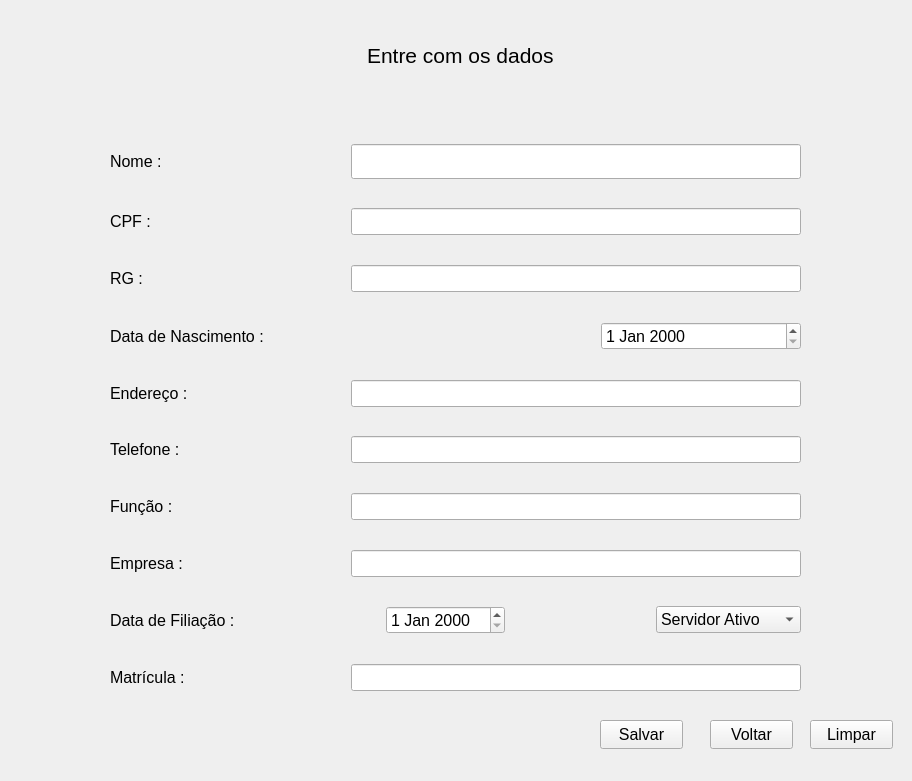
<?xml version="1.0" encoding="UTF-8"?>
<ui version="4.0">
 <class>tela_adicionar</class>
 <widget class="QWidget" name="tela_adicionar">
  <property name="geometry">
   <rect>
    <x>0</x>
    <y>0</y>
    <width>912</width>
    <height>781</height>
   </rect>
  </property>
  <property name="windowTitle">
   <string>Cadastrar</string>
  </property>
  <property name="windowIcon">
   <iconset>
    <normaloff>imagens/icone.jpg</normaloff>imagens/icone.jpg</iconset>
  </property>
  <property name="autoFillBackground">
   <bool>false</bool>
  </property>
  <widget class="QWidget" name="horizontalLayoutWidget">
   <property name="geometry">
    <rect>
     <x>60</x>
     <y>20</y>
     <width>801</width>
     <height>71</height>
    </rect>
   </property>
   <layout class="QHBoxLayout" name="horizontalLayout">
    <item>
     <spacer name="horizontalSpacer">
      <property name="orientation">
       <enum>Qt::Horizontal</enum>
      </property>
      <property name="sizeHint" stdset="0">
       <size>
        <width>40</width>
        <height>20</height>
       </size>
      </property>
     </spacer>
    </item>
    <item>
     <widget class="QLabel" name="label">
      <property name="font">
       <font>
        <pointsize>16</pointsize>
       </font>
      </property>
      <property name="text">
       <string>Entre com os dados</string>
      </property>
     </widget>
    </item>
    <item>
     <spacer name="horizontalSpacer_2">
      <property name="orientation">
       <enum>Qt::Horizontal</enum>
      </property>
      <property name="sizeHint" stdset="0">
       <size>
        <width>40</width>
        <height>20</height>
       </size>
      </property>
     </spacer>
    </item>
   </layout>
  </widget>
  <widget class="QWidget" name="verticalLayoutWidget">
   <property name="geometry">
    <rect>
     <x>110</x>
     <y>120</y>
     <width>691</width>
     <height>571</height>
    </rect>
   </property>
   <layout class="QVBoxLayout" name="verticalLayout">
    <item>
     <spacer name="verticalSpacer_3">
      <property name="orientation">
       <enum>Qt::Vertical</enum>
      </property>
      <property name="sizeHint" stdset="0">
       <size>
        <width>20</width>
        <height>40</height>
       </size>
      </property>
     </spacer>
    </item>
    <item>
     <layout class="QHBoxLayout" name="horizontalLayout_2">
      <item>
       <widget class="QLabel" name="label_2">
        <property name="font">
         <font>
          <pointsize>12</pointsize>
         </font>
        </property>
        <property name="text">
         <string>Nome :</string>
        </property>
       </widget>
      </item>
      <item>
       <spacer name="horizontalSpacer_3">
        <property name="orientation">
         <enum>Qt::Horizontal</enum>
        </property>
        <property name="sizeHint" stdset="0">
         <size>
          <width>40</width>
          <height>20</height>
         </size>
        </property>
       </spacer>
      </item>
      <item>
       <widget class="QLineEdit" name="InputName">
        <property name="enabled">
         <bool>true</bool>
        </property>
        <property name="minimumSize">
         <size>
          <width>450</width>
          <height>35</height>
         </size>
        </property>
        <property name="font">
         <font>
          <pointsize>12</pointsize>
         </font>
        </property>
       </widget>
      </item>
     </layout>
    </item>
    <item>
     <spacer name="verticalSpacer_2">
      <property name="orientation">
       <enum>Qt::Vertical</enum>
      </property>
      <property name="sizeHint" stdset="0">
       <size>
        <width>20</width>
        <height>40</height>
       </size>
      </property>
     </spacer>
    </item>
    <item>
     <layout class="QHBoxLayout" name="horizontalLayout_3">
      <item>
       <widget class="QLabel" name="label_3">
        <property name="font">
         <font>
          <pointsize>12</pointsize>
         </font>
        </property>
        <property name="text">
         <string>CPF :</string>
        </property>
       </widget>
      </item>
      <item>
       <spacer name="horizontalSpacer_4">
        <property name="orientation">
         <enum>Qt::Horizontal</enum>
        </property>
        <property name="sizeHint" stdset="0">
         <size>
          <width>40</width>
          <height>20</height>
         </size>
        </property>
       </spacer>
      </item>
      <item>
       <widget class="QLineEdit" name="InputCPF">
        <property name="minimumSize">
         <size>
          <width>450</width>
          <height>0</height>
         </size>
        </property>
        <property name="font">
         <font>
          <pointsize>12</pointsize>
         </font>
        </property>
       </widget>
      </item>
     </layout>
    </item>
    <item>
     <spacer name="verticalSpacer">
      <property name="orientation">
       <enum>Qt::Vertical</enum>
      </property>
      <property name="sizeHint" stdset="0">
       <size>
        <width>20</width>
        <height>40</height>
       </size>
      </property>
     </spacer>
    </item>
    <item>
     <layout class="QHBoxLayout" name="horizontalLayout_4">
      <item>
       <widget class="QLabel" name="label_4">
        <property name="font">
         <font>
          <pointsize>12</pointsize>
         </font>
        </property>
        <property name="text">
         <string>RG :</string>
        </property>
       </widget>
      </item>
      <item>
       <spacer name="horizontalSpacer_5">
        <property name="orientation">
         <enum>Qt::Horizontal</enum>
        </property>
        <property name="sizeHint" stdset="0">
         <size>
          <width>40</width>
          <height>20</height>
         </size>
        </property>
       </spacer>
      </item>
      <item>
       <widget class="QLineEdit" name="InputRG">
        <property name="minimumSize">
         <size>
          <width>450</width>
          <height>0</height>
         </size>
        </property>
        <property name="font">
         <font>
          <pointsize>12</pointsize>
         </font>
        </property>
       </widget>
      </item>
     </layout>
    </item>
    <item>
     <spacer name="verticalSpacer_4">
      <property name="orientation">
       <enum>Qt::Vertical</enum>
      </property>
      <property name="sizeHint" stdset="0">
       <size>
        <width>20</width>
        <height>40</height>
       </size>
      </property>
     </spacer>
    </item>
    <item>
     <layout class="QHBoxLayout" name="horizontalLayout_5">
      <item>
       <widget class="QLabel" name="label_5">
        <property name="font">
         <font>
          <pointsize>12</pointsize>
         </font>
        </property>
        <property name="text">
         <string>Data de Nascimento :</string>
        </property>
       </widget>
      </item>
      <item>
       <spacer name="horizontalSpacer_6">
        <property name="orientation">
         <enum>Qt::Horizontal</enum>
        </property>
        <property name="sizeHint" stdset="0">
         <size>
          <width>40</width>
          <height>20</height>
         </size>
        </property>
       </spacer>
      </item>
      <item>
       <widget class="QDateEdit" name="InputNasc">
        <property name="minimumSize">
         <size>
          <width>200</width>
          <height>0</height>
         </size>
        </property>
        <property name="font">
         <font>
          <pointsize>12</pointsize>
         </font>
        </property>
       </widget>
      </item>
     </layout>
    </item>
    <item>
     <spacer name="verticalSpacer_5">
      <property name="orientation">
       <enum>Qt::Vertical</enum>
      </property>
      <property name="sizeHint" stdset="0">
       <size>
        <width>20</width>
        <height>40</height>
       </size>
      </property>
     </spacer>
    </item>
    <item>
     <layout class="QHBoxLayout" name="horizontalLayout_6">
      <item>
       <widget class="QLabel" name="label_6">
        <property name="font">
         <font>
          <pointsize>12</pointsize>
         </font>
        </property>
        <property name="text">
         <string>Endereço :</string>
        </property>
       </widget>
      </item>
      <item>
       <spacer name="horizontalSpacer_7">
        <property name="orientation">
         <enum>Qt::Horizontal</enum>
        </property>
        <property name="sizeHint" stdset="0">
         <size>
          <width>40</width>
          <height>20</height>
         </size>
        </property>
       </spacer>
      </item>
      <item>
       <widget class="QLineEdit" name="InputEndereco">
        <property name="minimumSize">
         <size>
          <width>450</width>
          <height>0</height>
         </size>
        </property>
        <property name="font">
         <font>
          <pointsize>12</pointsize>
         </font>
        </property>
       </widget>
      </item>
     </layout>
    </item>
    <item>
     <spacer name="verticalSpacer_6">
      <property name="orientation">
       <enum>Qt::Vertical</enum>
      </property>
      <property name="sizeHint" stdset="0">
       <size>
        <width>20</width>
        <height>40</height>
       </size>
      </property>
     </spacer>
    </item>
    <item>
     <layout class="QHBoxLayout" name="horizontalLayout_7">
      <item>
       <widget class="QLabel" name="label_7">
        <property name="font">
         <font>
          <pointsize>12</pointsize>
         </font>
        </property>
        <property name="text">
         <string>Telefone :</string>
        </property>
       </widget>
      </item>
      <item>
       <spacer name="horizontalSpacer_8">
        <property name="orientation">
         <enum>Qt::Horizontal</enum>
        </property>
        <property name="sizeHint" stdset="0">
         <size>
          <width>40</width>
          <height>20</height>
         </size>
        </property>
       </spacer>
      </item>
      <item>
       <widget class="QLineEdit" name="InputTelefone">
        <property name="minimumSize">
         <size>
          <width>450</width>
          <height>0</height>
         </size>
        </property>
        <property name="font">
         <font>
          <pointsize>12</pointsize>
         </font>
        </property>
       </widget>
      </item>
     </layout>
    </item>
    <item>
     <spacer name="verticalSpacer_7">
      <property name="orientation">
       <enum>Qt::Vertical</enum>
      </property>
      <property name="sizeHint" stdset="0">
       <size>
        <width>20</width>
        <height>40</height>
       </size>
      </property>
     </spacer>
    </item>
    <item>
     <layout class="QHBoxLayout" name="horizontalLayout_8">
      <item>
       <widget class="QLabel" name="label_8">
        <property name="font">
         <font>
          <pointsize>12</pointsize>
         </font>
        </property>
        <property name="text">
         <string>Função :</string>
        </property>
       </widget>
      </item>
      <item>
       <spacer name="horizontalSpacer_9">
        <property name="orientation">
         <enum>Qt::Horizontal</enum>
        </property>
        <property name="sizeHint" stdset="0">
         <size>
          <width>40</width>
          <height>20</height>
         </size>
        </property>
       </spacer>
      </item>
      <item>
       <widget class="QLineEdit" name="InputFuncao">
        <property name="minimumSize">
         <size>
          <width>450</width>
          <height>0</height>
         </size>
        </property>
        <property name="font">
         <font>
          <pointsize>12</pointsize>
         </font>
        </property>
       </widget>
      </item>
     </layout>
    </item>
    <item>
     <spacer name="verticalSpacer_8">
      <property name="orientation">
       <enum>Qt::Vertical</enum>
      </property>
      <property name="sizeHint" stdset="0">
       <size>
        <width>20</width>
        <height>40</height>
       </size>
      </property>
     </spacer>
    </item>
    <item>
     <layout class="QHBoxLayout" name="horizontalLayout_9">
      <item>
       <widget class="QLabel" name="label_9">
        <property name="font">
         <font>
          <pointsize>12</pointsize>
         </font>
        </property>
        <property name="text">
         <string>Empresa :</string>
        </property>
       </widget>
      </item>
      <item>
       <spacer name="horizontalSpacer_10">
        <property name="orientation">
         <enum>Qt::Horizontal</enum>
        </property>
        <property name="sizeHint" stdset="0">
         <size>
          <width>40</width>
          <height>20</height>
         </size>
        </property>
       </spacer>
      </item>
      <item>
       <widget class="QLineEdit" name="InputEmpresa">
        <property name="minimumSize">
         <size>
          <width>450</width>
          <height>0</height>
         </size>
        </property>
        <property name="font">
         <font>
          <pointsize>12</pointsize>
         </font>
        </property>
       </widget>
      </item>
     </layout>
    </item>
    <item>
     <spacer name="verticalSpacer_9">
      <property name="orientation">
       <enum>Qt::Vertical</enum>
      </property>
      <property name="sizeHint" stdset="0">
       <size>
        <width>20</width>
        <height>40</height>
       </size>
      </property>
     </spacer>
    </item>
    <item>
     <layout class="QHBoxLayout" name="horizontalLayout_10">
      <item>
       <widget class="QLabel" name="label_10">
        <property name="font">
         <font>
          <pointsize>12</pointsize>
         </font>
        </property>
        <property name="text">
         <string>Data de Filiação :</string>
        </property>
       </widget>
      </item>
      <item>
       <spacer name="horizontalSpacer_11">
        <property name="orientation">
         <enum>Qt::Horizontal</enum>
        </property>
        <property name="sizeHint" stdset="0">
         <size>
          <width>40</width>
          <height>20</height>
         </size>
        </property>
       </spacer>
      </item>
      <item>
       <widget class="QDateEdit" name="InputFiliacao">
        <property name="font">
         <font>
          <pointsize>12</pointsize>
         </font>
        </property>
       </widget>
      </item>
      <item>
       <spacer name="horizontalSpacer_13">
        <property name="orientation">
         <enum>Qt::Horizontal</enum>
        </property>
        <property name="sizeType">
         <enum>QSizePolicy::Expanding</enum>
        </property>
        <property name="sizeHint" stdset="0">
         <size>
          <width>40</width>
          <height>20</height>
         </size>
        </property>
       </spacer>
      </item>
      <item>
       <widget class="QComboBox" name="InputEstado">
        <property name="sizePolicy">
         <sizepolicy hsizetype="Expanding" vsizetype="Fixed">
          <horstretch>0</horstretch>
          <verstretch>0</verstretch>
         </sizepolicy>
        </property>
        <property name="font">
         <font>
          <pointsize>12</pointsize>
         </font>
        </property>
        <item>
         <property name="text">
          <string>Servidor Ativo</string>
         </property>
        </item>
        <item>
         <property name="text">
          <string>Afastado</string>
         </property>
        </item>
        <item>
         <property name="text">
          <string>Aposentado</string>
         </property>
        </item>
       </widget>
      </item>
     </layout>
    </item>
    <item>
     <spacer name="verticalSpacer_10">
      <property name="orientation">
       <enum>Qt::Vertical</enum>
      </property>
      <property name="sizeHint" stdset="0">
       <size>
        <width>20</width>
        <height>40</height>
       </size>
      </property>
     </spacer>
    </item>
    <item>
     <layout class="QHBoxLayout" name="horizontalLayout_11">
      <item>
       <widget class="QLabel" name="label_11">
        <property name="font">
         <font>
          <pointsize>12</pointsize>
         </font>
        </property>
        <property name="text">
         <string>Matrícula :</string>
        </property>
       </widget>
      </item>
      <item>
       <spacer name="horizontalSpacer_12">
        <property name="orientation">
         <enum>Qt::Horizontal</enum>
        </property>
        <property name="sizeHint" stdset="0">
         <size>
          <width>40</width>
          <height>20</height>
         </size>
        </property>
       </spacer>
      </item>
      <item>
       <widget class="QLineEdit" name="InputMatricula">
        <property name="minimumSize">
         <size>
          <width>450</width>
          <height>0</height>
         </size>
        </property>
        <property name="font">
         <font>
          <pointsize>12</pointsize>
         </font>
        </property>
       </widget>
      </item>
     </layout>
    </item>
   </layout>
  </widget>
  <widget class="QPushButton" name="BSalvar">
   <property name="geometry">
    <rect>
     <x>600</x>
     <y>720</y>
     <width>83</width>
     <height>29</height>
    </rect>
   </property>
   <property name="font">
    <font>
     <pointsize>12</pointsize>
    </font>
   </property>
   <property name="text">
    <string>Salvar</string>
   </property>
  </widget>
  <widget class="QPushButton" name="BVoltar">
   <property name="geometry">
    <rect>
     <x>710</x>
     <y>720</y>
     <width>83</width>
     <height>29</height>
    </rect>
   </property>
   <property name="font">
    <font>
     <pointsize>12</pointsize>
    </font>
   </property>
   <property name="text">
    <string>Voltar</string>
   </property>
  </widget>
  <widget class="QPushButton" name="BLimpar">
   <property name="geometry">
    <rect>
     <x>810</x>
     <y>720</y>
     <width>83</width>
     <height>29</height>
    </rect>
   </property>
   <property name="font">
    <font>
     <pointsize>12</pointsize>
    </font>
   </property>
   <property name="text">
    <string>Limpar</string>
   </property>
  </widget>
 </widget>
 <resources/>
 <connections/>
</ui>
